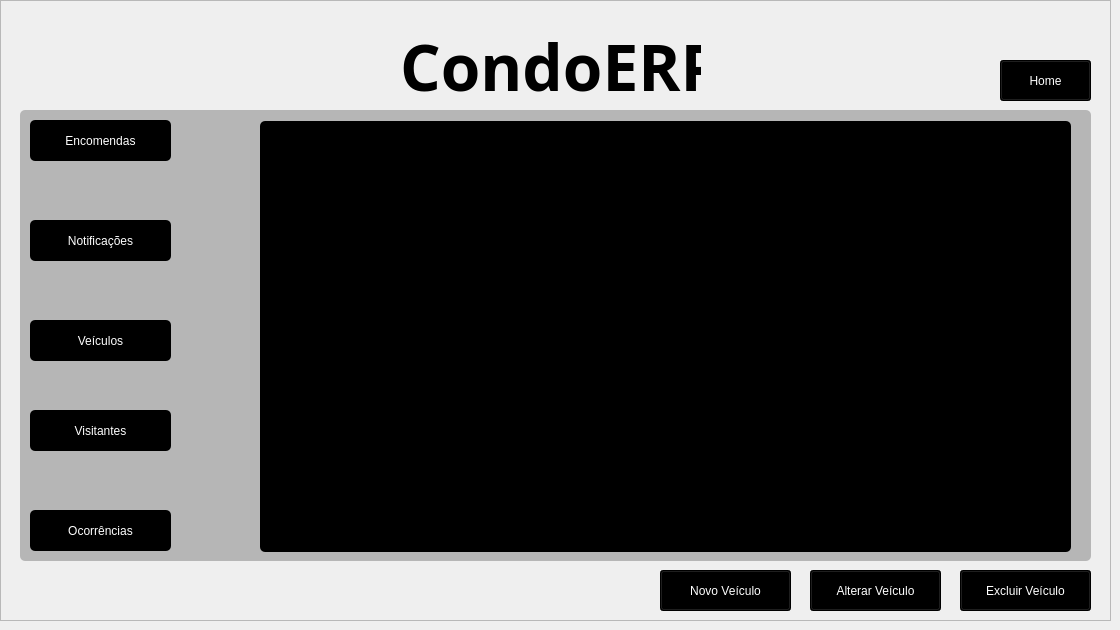
    <widget class="QWidget" name="page_4">
     <widget class="QFrame" name="frame_8">
      <property name="geometry">
       <rect>
        <x>0</x>
        <y>0</y>
        <width>1111</width>
        <height>621</height>
       </rect>
      </property>
      <property name="frameShape">
       <enum>QFrame::Shape::StyledPanel</enum>
      </property>
      <property name="frameShadow">
       <enum>QFrame::Shadow::Raised</enum>
      </property>
      <widget class="QLabel" name="label_5">
       <property name="geometry">
        <rect>
         <x>400</x>
         <y>30</y>
         <width>301</width>
         <height>71</height>
        </rect>
       </property>
       <property name="font">
        <font>
         <family>Bahnschrift SemiBold</family>
         <pointsize>48</pointsize>
         <bold>true</bold>
        </font>
       </property>
       <property name="text">
        <string>CondoERP</string>
       </property>
      </widget>
      <widget class="QFrame" name="frame_9">
       <property name="geometry">
        <rect>
         <x>20</x>
         <y>110</y>
         <width>1071</width>
         <height>451</height>
        </rect>
       </property>
       <property name="styleSheet">
        <string notr="true">background-color: rgb(182, 182, 182);
color: black;
border-radius: 5px;</string>
       </property>
       <property name="frameShape">
        <enum>QFrame::Shape::StyledPanel</enum>
       </property>
       <property name="frameShadow">
        <enum>QFrame::Shadow::Raised</enum>
       </property>
       <widget class="QPushButton" name="pushNotificacoes_4">
        <property name="geometry">
         <rect>
          <x>10</x>
          <y>110</y>
          <width>141</width>
          <height>41</height>
         </rect>
        </property>
        <property name="styleSheet">
         <string notr="true">background-color: black;
color: white;</string>
        </property>
        <property name="text">
         <string>Notificações</string>
        </property>
       </widget>
       <widget class="QPushButton" name="pushVeiculos_4">
        <property name="geometry">
         <rect>
          <x>10</x>
          <y>210</y>
          <width>141</width>
          <height>41</height>
         </rect>
        </property>
        <property name="styleSheet">
         <string notr="true">background-color: black;
color: white;</string>
        </property>
        <property name="text">
         <string>Veículos</string>
        </property>
       </widget>
       <widget class="QTableView" name="tableView_3">
        <property name="geometry">
         <rect>
          <x>240</x>
          <y>11</y>
          <width>811</width>
          <height>431</height>
         </rect>
        </property>
        <property name="styleSheet">
         <string notr="true">background-color: black;
color: white;</string>
        </property>
       </widget>
       <widget class="QPushButton" name="pushEncomendas_4">
        <property name="geometry">
         <rect>
          <x>10</x>
          <y>10</y>
          <width>141</width>
          <height>41</height>
         </rect>
        </property>
        <property name="styleSheet">
         <string notr="true">background-color: black;
color: white;</string>
        </property>
        <property name="text">
         <string>Encomendas</string>
        </property>
       </widget>
       <widget class="QPushButton" name="pushVisitantes_4">
        <property name="geometry">
         <rect>
          <x>10</x>
          <y>300</y>
          <width>141</width>
          <height>41</height>
         </rect>
        </property>
        <property name="styleSheet">
         <string notr="true">background-color: black;
color: white;</string>
        </property>
        <property name="text">
         <string>Visitantes</string>
        </property>
       </widget>
       <widget class="QPushButton" name="pushOcorrencias_4">
        <property name="geometry">
         <rect>
          <x>10</x>
          <y>400</y>
          <width>141</width>
          <height>41</height>
         </rect>
        </property>
        <property name="styleSheet">
         <string notr="true">background-color: black;
color: white;</string>
        </property>
        <property name="text">
         <string>Ocorrências</string>
        </property>
       </widget>
      </widget>
      <widget class="QPushButton" name="pushHome_4">
       <property name="geometry">
        <rect>
         <x>1000</x>
         <y>60</y>
         <width>91</width>
         <height>41</height>
        </rect>
       </property>
       <property name="styleSheet">
        <string notr="true">background-color: black;
color: white;</string>
       </property>
       <property name="text">
        <string>Home</string>
       </property>
      </widget>
      <widget class="QPushButton" name="pushExcluirVeiculo">
       <property name="geometry">
        <rect>
         <x>960</x>
         <y>570</y>
         <width>131</width>
         <height>41</height>
        </rect>
       </property>
       <property name="styleSheet">
        <string notr="true">background-color: black;
color: white;</string>
       </property>
       <property name="text">
        <string>Excluir Veículo</string>
       </property>
      </widget>
      <widget class="QPushButton" name="pushAlterarVeiculo">
       <property name="geometry">
        <rect>
         <x>810</x>
         <y>570</y>
         <width>131</width>
         <height>41</height>
        </rect>
       </property>
       <property name="styleSheet">
        <string notr="true">background-color: black;
color: white;</string>
       </property>
       <property name="text">
        <string>Alterar Veículo</string>
       </property>
      </widget>
      <widget class="QPushButton" name="pushNovoVeiculo">
       <property name="geometry">
        <rect>
         <x>660</x>
         <y>570</y>
         <width>131</width>
         <height>41</height>
        </rect>
       </property>
       <property name="styleSheet">
        <string notr="true">background-color: black;
color: white;</string>
       </property>
       <property name="text">
        <string>Novo Veículo</string>
       </property>
      </widget>
     </widget>
    </widget>
